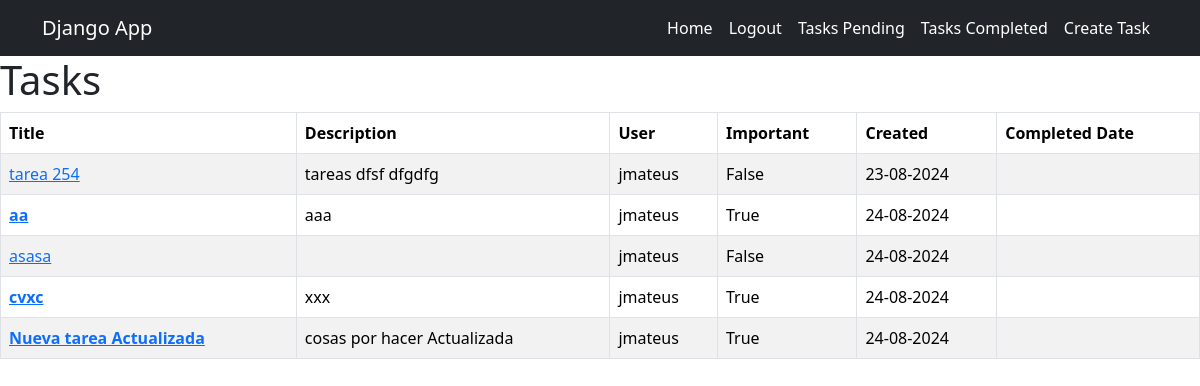
Before: /tasks/ (signed in) with the older database file.
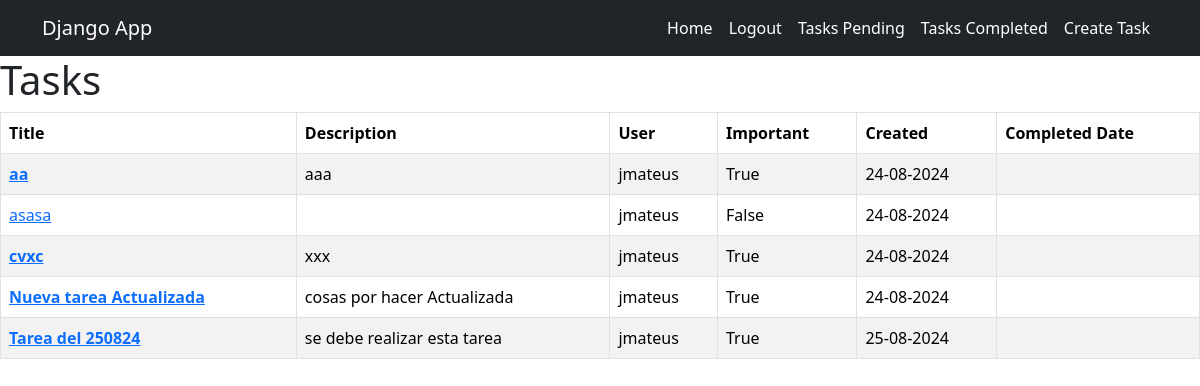
After: the same page with the newer database file.
### tasks/models.py (models this page shows, shortened)
class Task(models.Model):
    title = models.CharField(max_length=100)
    description = models.TextField(blank=True)
    created = models.DateTimeField(auto_now_add=True)
    datecompleted = models.DateTimeField(null=True, blank=True)
    important = models.BooleanField(default=False)
    user = models.ForeignKey(User, on_delete=models.CASCADE)

### tasks/views.py (the view)
# urls.py: path('tasks/', views.tasks, name = 'tasks'),
@login_required
def tasks(request):
    tasks = Task.objects.filter(user = request.user, datecompleted__isnull = True)
    return render (request, 'tasks.html',{
        'tasks': tasks
    })

### tasks/templates/tasks.html
{% extends 'base.html' %}
{% block content %}
<h1>Tasks</h1>
<table class="table table-striped table-bordered">
    <thead>
        <tr>
            <th>Title</th>
            <th>Description</th>
            <th>User</th>
            <th>Important</th>
            <th>Created</th>
            <th>Completed Date</th>
        </tr>
    </thead>
    <tbody>
        {% for task in tasks %}
        <tr>
            <td>
                <a href="{% url 'task_detail' task.id %}">
                    {% if task.important %}
                    <strong>{{task.title}}</strong>
                    {% else %}
                    {{task.title}}
                    {% endif %}
                </a>
            </td>
            <td>{{task.description}}</td>
            <td>{{task.user.username}}</td>
            <td>{{task.important}}</td>
            <td>{{task.created|date:"d-m-Y"}}</td>
            <td>{{task.datecompleted|date:"d-m-Y"}}</td>
        </tr>
        {% endfor %}
    </tbody>
</table>
{% endblock %}

### tasks/templates/base.html (shortened to what this page needs)
<!DOCTYPE html>
<html lang="en">
<head>
    <link rel="stylesheet" href="https://cdn.jsdelivr.net/npm/bootstrap@5.3.3/dist/css/bootstrap.min.css">
</head>
<body>
    <nav class="navbar navbar-expand-lg bg-dark navbar-dark">
        <div class="container">
            <a class="navbar-brand" href="#" style="color: white;">Django App</a>
            <div class="collapse navbar-collapse" id="navbarNav">
                <ul class="navbar-nav ms-auto">
                    <li class="nav-item"><a class="nav-link active" aria-current="page" href="/" style="color: white;">Home</a></li>
                    {% if user.is_authenticated %}
                    <li class="nav-item"><a class="nav-link active" aria-current="page" href="/logout/" style="color: white;">Logout</a></li>
                    <li class="nav-item"><a class="nav-link active" aria-current="page" href={% url 'tasks' %} style="color: white;">Tasks Pending</a></li>
                    <li class="nav-item"><a class="nav-link active" aria-current="page" href={% url 'tasks_completed' %} style="color: white;">Tasks Completed</a></li>
                    <li class="nav-item"><a class="nav-link active" aria-current="page" href="/tasks/create/" style="color: white;">Create Task</a></li>
                    {% else %}
                    <li class="nav-item"><a class="nav-link active" aria-current="page" href="/signup/" style="color: white;">Signup</a></li>
                    <li class="nav-item"><a class="nav-link active" aria-current="page" href="/signin/" style="color: white;">Signin</a></li>
                    {% endif %}
                </ul>
            </div>
        </div>
    </nav>
    {% block content %}
    {% endblock %}
</body>
</html>

Changed rows visible on the page:
no longer on this page (row edited): Task: title "tarea 254", description "tareas dfsf dfgdfg", user.username "jmateus", important "False", created "23-08-2024"
added Task: title "Tarea del 250824", description "se debe realizar esta tarea", user.username "jmateus", important "True", created "25-08-2024"
